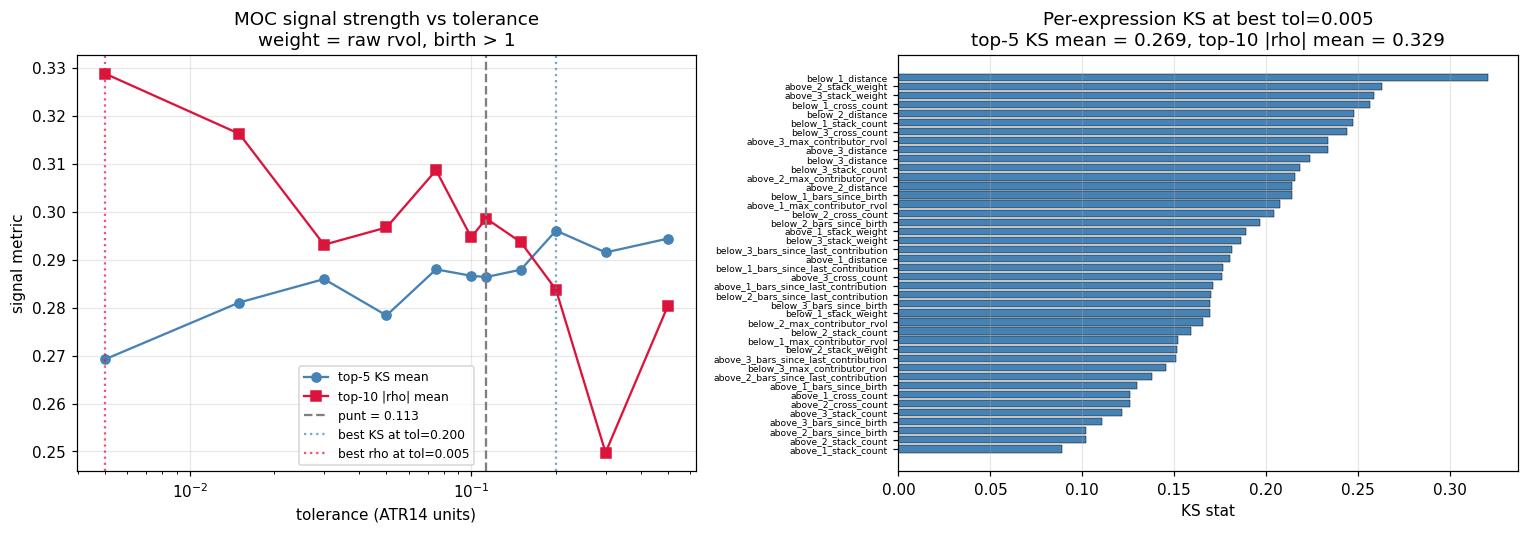

The script that saved this image:
"""Sweep tolerance values to find the one that maximizes MOC usefulness
signal in the pooled breakout test. Weight formula held at w=rvol (raw)
to remove formula-interaction noise.

Output: PNG with top5 KS mean and top10 |rho| mean as functions of
tolerance (log x-axis), plus a bar chart of per-expression KS at the best
tolerance.
"""
import os
import pickle
import sqlite3
import sys
import time
from collections import defaultdict

import matplotlib
matplotlib.use("Agg")
import matplotlib.pyplot as plt
import numpy as np
import pandas as pd
from scipy.stats import ks_2samp, spearmanr

import random

HERE = os.path.dirname(os.path.abspath(__file__))
ROOT = os.path.dirname(HERE)
if HERE not in sys.path:
    sys.path.insert(0, HERE)

from moc_usefulness_test import (
    CACHE_OHLCV, EXAMPLES_DB, SETUP_CLASSES, EXPR_NAMES, FORWARD_WINDOWS,
    RANDOM_SEED,
    load_examples, resolve_signal_bar, get_dates, sample_universe_nulls,
    compute_forward_outcomes, compute_adrp20,
)
from moc_parameter_tuning import (
    build_moc_parameterized, evaluate_formula,
)


def main():
    rng = random.Random(RANDOM_SEED)
    np.random.seed(RANDOM_SEED)

    with open(CACHE_OHLCV, "rb") as f:
        daily_cache = pickle.load(f)

    all_examples = load_examples()
    breakouts = [(s, t, d) for s, t, d in all_examples if s in SETUP_CLASSES]

    resolved = []
    for setup, ticker, entry_date in breakouts:
        if ticker not in daily_cache:
            continue
        df = daily_cache[ticker]
        sb = resolve_signal_bar(df, entry_date)
        if sb is None:
            continue
        high = df["high"].values.astype(float)
        low = df["low"].values.astype(float)
        close = df["close"].values.astype(float)
        adrp = compute_adrp20(high, low)
        outcomes = compute_forward_outcomes(high, low, close, sb, adrp)
        resolved.append({"setup": setup, "ticker": ticker,
                         "entry_date": entry_date, "signal_bar": sb,
                         "outcomes": outcomes})

    signal_dates = []
    for r in resolved:
        dates = get_dates(daily_cache[r["ticker"]])
        if dates is not None:
            signal_dates.append(dates[r["signal_bar"]])
    date_range = (min(signal_dates), max(signal_dates))
    example_tickers = {r["ticker"] for r in resolved}
    null_pairs = sample_universe_nulls(daily_cache, example_tickers,
                                       date_range, rng)
    outcome_names = list(FORWARD_WINDOWS) + ["mfe_10bar", "mae_10bar",
                                             "cap_eff_10bar"]

    tols = [0.005, 0.015, 0.030, 0.050, 0.075, 0.100, 0.113, 0.150,
            0.200, 0.300, 0.500]
    weight_fn = lambda r: r  # raw rvol

    results = []
    print(f"Sweeping tolerance, weight=rvol (raw), birth>1, n_ex={len(resolved)}, n_null={len(null_pairs)}")
    for tol in tols:
        res = evaluate_formula(f"tol={tol:.3f}", tol, weight_fn, 1.0,
                               daily_cache, resolved, null_pairs,
                               outcome_names)
        res["tol"] = tol
        results.append(res)

    # Summary plot
    fig, axes = plt.subplots(1, 2, figsize=(14, 5))
    tol_arr = np.array([r["tol"] for r in results])
    ks_arr = np.array([r["top5_ks"] for r in results])
    rho_arr = np.array([r["top10_abs_rho"] for r in results])

    ax = axes[0]
    ax.plot(tol_arr, ks_arr, marker="o", color="steelblue",
            label="top-5 KS mean")
    ax.plot(tol_arr, rho_arr, marker="s", color="crimson",
            label="top-10 |rho| mean")
    ax.axvline(np.sqrt(1/78), color="gray", linestyle="--",
               label=f"punt = {np.sqrt(1/78):.3f}")
    best_ks_tol = tol_arr[np.argmax(ks_arr)]
    best_rho_tol = tol_arr[np.argmax(rho_arr)]
    ax.axvline(best_ks_tol, color="steelblue", linestyle=":", alpha=0.7,
               label=f"best KS at tol={best_ks_tol:.3f}")
    ax.axvline(best_rho_tol, color="crimson", linestyle=":", alpha=0.7,
               label=f"best rho at tol={best_rho_tol:.3f}")
    ax.set_xscale("log")
    ax.set_xlabel("tolerance (ATR14 units)")
    ax.set_ylabel("signal metric")
    ax.set_title("MOC signal strength vs tolerance\n"
                 "weight = raw rvol, birth > 1")
    ax.legend(fontsize=8)
    ax.grid(True, alpha=0.3)

    ax = axes[1]
    best = results[np.argmax(ks_arr + rho_arr)]  # combined best
    ks = best["ks_stats"]
    order = np.argsort(-np.nan_to_num(ks, nan=-1))
    y = np.arange(len(EXPR_NAMES))
    ax.barh(y, ks[order], color="steelblue", edgecolor="black", linewidth=0.3)
    ax.set_yticks(y)
    ax.set_yticklabels([EXPR_NAMES[i] for i in order], fontsize=6)
    ax.invert_yaxis()
    ax.set_xlabel("KS stat")
    ax.set_title(f"Per-expression KS at best tol={best['tol']:.3f}\n"
                 f"top-5 KS mean = {best['top5_ks']:.3f}, "
                 f"top-10 |rho| mean = {best['top10_abs_rho']:.3f}")
    ax.grid(True, axis="x", alpha=0.3)

    fig.tight_layout()
    out_path = os.path.join(HERE, "moc_tolerance_sweep.png")
    fig.savefig(out_path, dpi=110, bbox_inches="tight")
    plt.close(fig)
    print(f"\nSaved: {out_path}")

    print("\nSweep results:")
    print(f"  {'tol':>7s}  {'top5 KS':>9s}  {'top10 |rho|':>12s}  {'combined':>10s}")
    for r in sorted(results, key=lambda x: -(x["top5_ks"] + x["top10_abs_rho"])):
        print(f"  {r['tol']:>7.3f}  {r['top5_ks']:>9.3f}  "
              f"{r['top10_abs_rho']:>12.3f}  "
              f"{r['top5_ks'] + r['top10_abs_rho']:>10.3f}")


if __name__ == "__main__":
    main()
